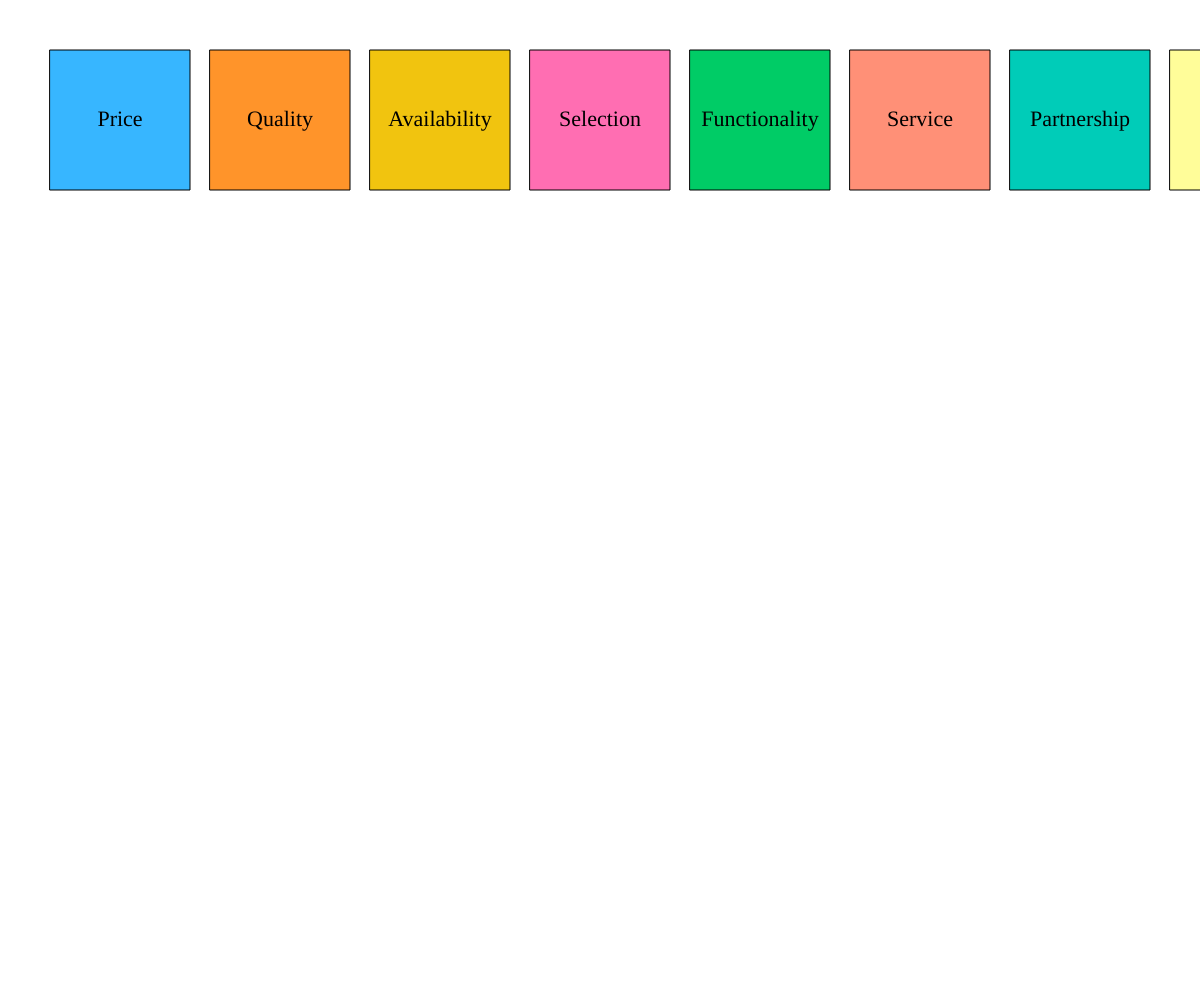
Frame 1 (no input)
Frame 2 (the mouse pressed at the canvas centre, redrawn once): identical to frame 1, image omitted

The p5.js sketch that drew this single still picture (run headless with seeded random() and noise() and a simulated clock; the mouse was pressed at the canvas centre and the sketch redrawn once):

// p5.js sketch
// ── sketch.js
let blocks = [];
let draggingBlock = null;
let offsetX = 0;
let offsetY = 0;

function setup() {
  createCanvas(windowWidth, windowHeight);
  noLoop();

  // Define colors and labels for the blocks
  const colors = ['#37B6FF', '#FF942A', '#F1C40F', '#FF6EB2', '#00CC66','#FF9077' ,'#00CCB8', '#FFFD99'];
  const labels = ['Price', 'Quality', 'Availability', 'Selection', 'Functionality', 'Service', 'Partnership', 'Brand'];

  // Determine block positioning based on screen size
  let blockX = 50;
  let blockY = 50;
  const blockWidth = 140;
  const blockHeight = 140;
  const spaceBetweenBlocks = 20; // Space between blocks

  for (let i = 0; i < 8; i++) {
    // Check if the screen is narrow (like a phone)
    if (windowWidth < 600) {
      // Stack blocks vertically for narrow screens
      blockX = (windowWidth - blockWidth) / 2; // Center blocks horizontally
      blockY = i * (blockHeight + spaceBetweenBlocks) + 50;
    } else {
      // Place blocks side by side for wider screens
      blockX = i * (blockWidth + spaceBetweenBlocks) + 50;
      blockY = 50;
    }

    // Create the blocks with labels
    blocks.push({
      x: blockX, 
      y: blockY, 
      width: blockWidth, 
      height: blockHeight, 
      color: colors[i % colors.length], 
      label: labels[i]
    });
  }
}


function draw() {
  background(255);

  // Draw the blocks with labels
  for (let block of blocks) {
    fill(block.color);
    rect(block.x, block.y, block.width, block.height);

    // Voeg tekst toe aan het blok
    fill(0); // Zwart voor tekstkleur
    textSize(22);
    textFont("Exo");
    textAlign(CENTER, CENTER);
    text(block.label, block.x + block.width / 2, block.y + block.height / 2);
  }
}

function mousePressed() {
  console.log("Mouse pressed");
  // Check if the mouse is over any block
  for (let i = blocks.length - 1; i >= 0; i--) {
    const block = blocks[i];
    if (mouseX >= block.x && mouseX <= block.x + block.width &&
        mouseY >= block.y && mouseY <= block.y + block.height) {
      draggingBlock = block;
      offsetX = mouseX - block.x;
      offsetY = mouseY - block.y;
      break;
    }
  }
}

function mouseReleased() {
  console.log("Mouse released");
  draggingBlock = null;
}

function mouseDragged() {
  console.log("Mouse dragged");
  if (draggingBlock) {
    draggingBlock.x = mouseX - offsetX;
    draggingBlock.y = mouseY - offsetY;
    redraw();  // Redraw the canvas to update the block position
  }
}
